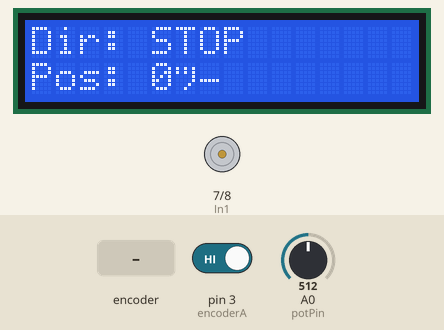
The sketch below on a simulated Arduino Uno, built with avr-gcc and run on an emulated ATmega328P. On the bench: 16×2 character LCD, motor-driver pin pairs drawn as motors (green arrow = first pin HIGH = forward, orange = second pin HIGH = backward, longer = more drive, scaled by the enable pin). Inputs (shaded band) come from the test bench; at power-on: A0 (potPin) = 512, pin 3 (encoderA) HIGH. What the sketch prints to the serial monitor is not drawn.

Above: at 2.2 s.
2.3 s: A0 (potPin) set to 538
At 3.8 s:
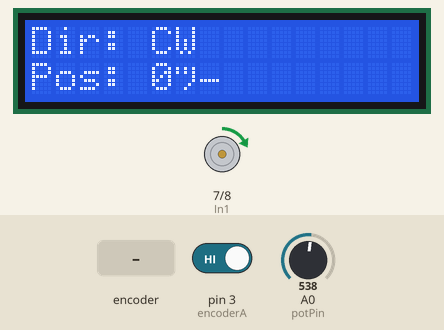
4.1 s: A0 (potPin) set to 480
At 5.6 s:
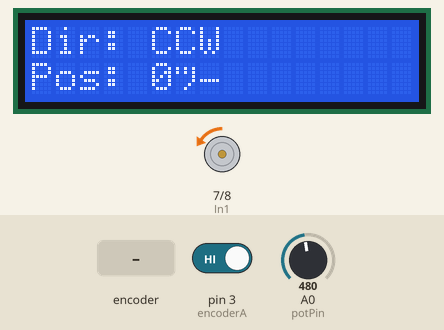
5.9 s: rotary encoder on pin 3 (encoderA) / pin 2 (encoderB) turned 3 steps (first pin leading)
At 7.5 s:
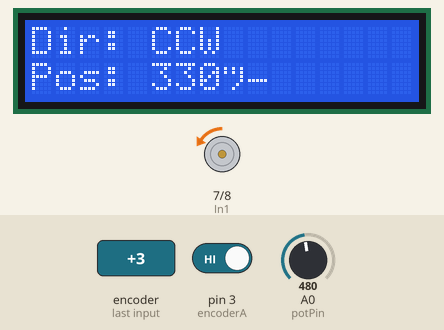
8.0 s: A0 (potPin) set to 503
At 8.8 s:
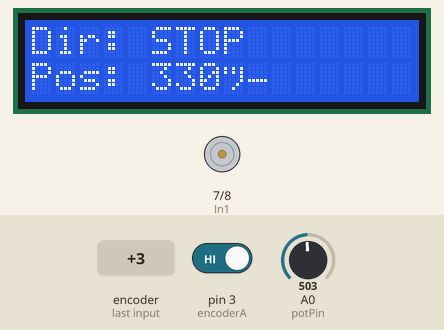
9.7 s: A0 (potPin) set to 716
At 11.2 s:
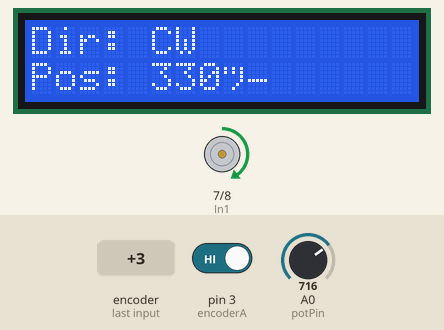
11.5 s: rotary encoder on pin 3 (encoderA) / pin 2 (encoderB) turned 1 step (first pin leading)
At 12.4 s:
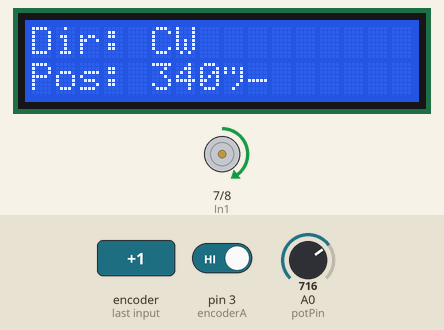
Timing chart, 0 to 14.2 s (numbered marks = the images above; inputs shaded):
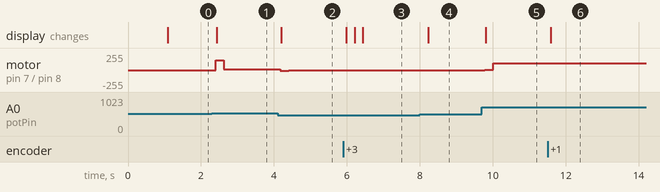

The sketch:

task2code.ino
```cpp
// Task 2 Code
// Sondos Qasarwa - 1210259
// Sondos Hisham  - 1200166
// Sarah Hassouneh -1210068

#include <Wire.h>
#include <LiquidCrystal_I2C.h>

// Initialize LCD
LiquidCrystal_I2C lcd(0x27, 16, 2);

const int In1 = 7;
const int In2 = 8;
const int motorPWM = 9;

const int encoderA = 3;
const int encoderB = 2;

const int potPin = A0;


volatile int encoderCount = 0;
int motorSpeed = 0;
String motorDirection = "STOP";
int potValue = 0;

const int pulsesPerRevolution = 70;  // Pulse per revoluation is calculated from  from encoderCounts

const int degreesPerPulse = 360 / pulsesPerRevolution;

void setup() {

  Serial.begin(9600);

  encoderCount = 0;

  // Initialize LCD
  lcd.init();
  lcd.backlight();


  pinMode(In1, OUTPUT);
  pinMode(In2, OUTPUT);
  pinMode(motorPWM, OUTPUT);


  pinMode(encoderA, INPUT_PULLUP);
  pinMode(encoderB, INPUT_PULLUP);

  attachInterrupt(digitalPinToInterrupt(encoderA), updateEncoder, CHANGE);

  motorSpeed = 150;  // Set default speed
  delay(1000);
}

void loop() {

  potValue = analogRead(potPin);

  Serial.print("Potentiometer Value: ");
  Serial.println(potValue);


  int position =(encoderCount * degreesPerPulse) % 360;
  if (position < 0) {
  position += 360;
}

  if (potValue < 490) {
    setMotorDirection("CCW");
    motorSpeed = map(potValue, 0, 490, 255, 0); // Motor speed is proportional to the potentiometer value
  } else if (potValue > 520) {
    setMotorDirection("CW");
    motorSpeed = map(potValue, 520, 1023, 0, 255); // Motor speed is proportional to the potentiometer value

  } else {
    setMotorDirection("STOP");
  }
  // Display direction and position on the LCD
  lcd.setCursor(0, 0);
  lcd.print("Dir: " + motorDirection + "   ");
  lcd.setCursor(0, 1);
  lcd.print("Pos: " + String(position) + "°   ");


  delay(200);
}

// Set motor direction and spped

void setMotorDirection(String direction) {
  motorDirection = direction;
  if (direction == "CW") {
    digitalWrite(In1, HIGH);
    digitalWrite(In2, LOW);
    analogWrite(motorPWM, motorSpeed);
  } else if (direction == "CCW") {
    digitalWrite(In1, LOW);
    digitalWrite(In2, HIGH);
    analogWrite(motorPWM, motorSpeed);
  } else {
    digitalWrite(In1, LOW);
    digitalWrite(In2, LOW);
    analogWrite(motorPWM, 0);
  }
}

// Interrupt service routine for encoder
void updateEncoder() {

  if (digitalRead(In1) == HIGH && digitalRead(In2) == LOW) {
    encoderCount++;  // CW direction
  } else if (digitalRead(In1) == LOW && digitalRead(In2) == HIGH) {
    encoderCount--;  // CCW direction
  }
}
//void updateEncoder() {
 // int currentAState = digitalRead(encoderA);
 // if (digitalRead(encoderB) == currentAState) {
 //   encoderCount++;  // Clockwise
 // } else {
  //  encoderCount--;  // Counterclockwise
//  }
//}
```

Measured:
- the behaviour switches between 520 and 521 on A0 (potPin) (found by bisection; images 0 and 1)
- the behaviour switches between 489 and 490 on A0 (potPin) (found by bisection; images 3 and 4)
- after the input at 2.3 s, motor on pin 7 (In1) / pin 8 (In2): stopped → forward 150/255 after 0.11 s, → forward 9/255 0.22 s later; the display: changes after 0.13 s (image 1)
- after the input at 4.1 s, motor on pin 7 (In1) / pin 8 (In2): forward 9/255 → backward 9/255 after 0.08 s, → backward 6/255 0.22 s later; the display: changes after 0.10 s (image 2)
- after the input at 5.9 s, the display: first changes after 0.09 s (image 3 shows a later state)
- after the input at 8.0 s, motor on pin 7 (In1) / pin 8 (In2): backward 6/255 → stopped after 0.21 s; the display: changes after 0.23 s (image 4)
- after the input at 9.7 s, motor on pin 7 (In1) / pin 8 (In2): stopped → forward 6/255 after 0.08 s, → forward 99/255 0.22 s later; the display: changes after 0.11 s (image 5)
- after the input at 11.5 s, the display: changes after 0.10 s (image 6)
